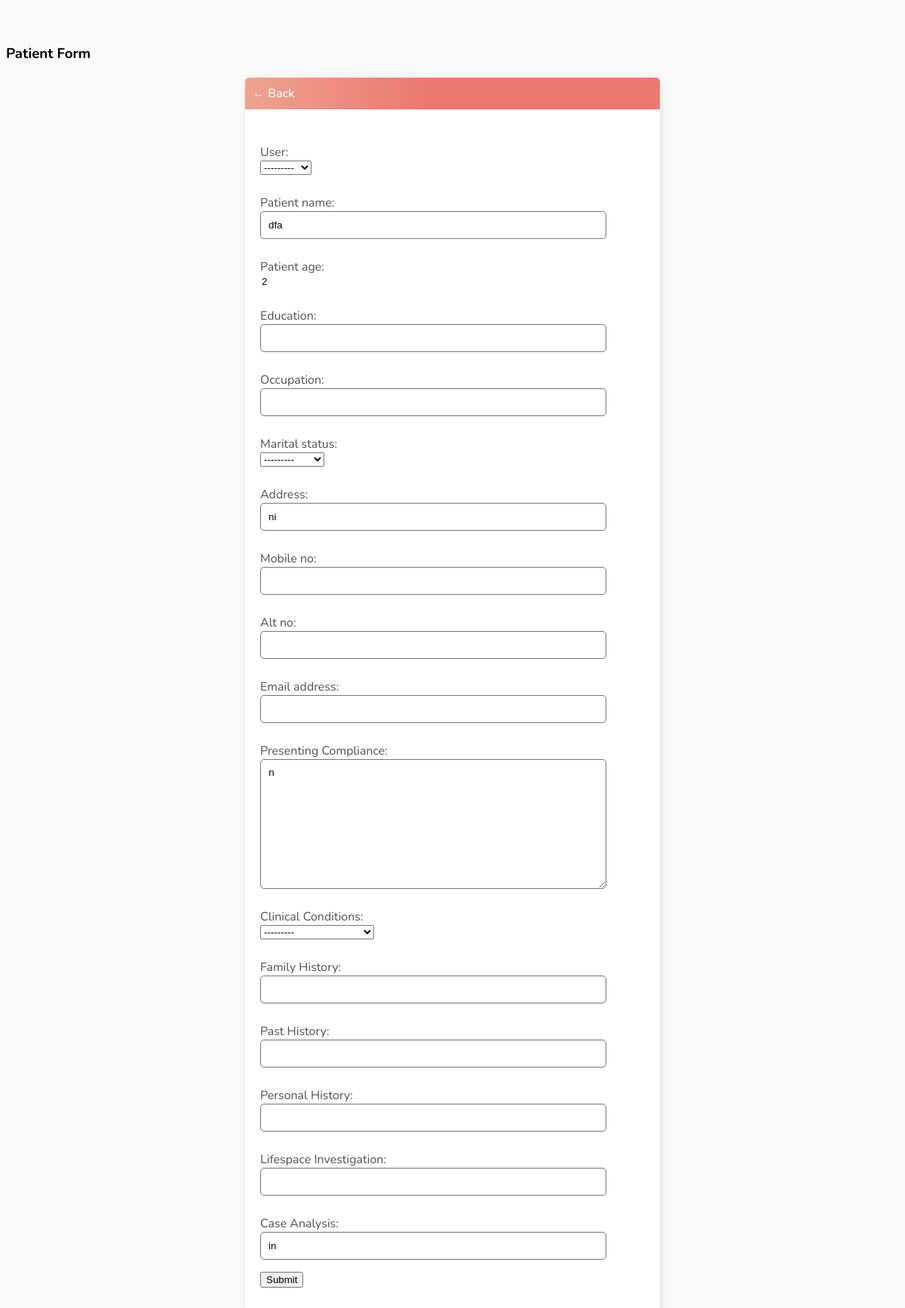
/edit-patient/5/ (signed in), run on the app's committed database.
### projects/models.py (models this page shows, shortened)
class Patient(models.Model) :
    User = models.ForeignKey(User,on_delete=models.CASCADE,null=True,blank=True)
    patient_name = models.CharField(max_length=200,null=True,blank=True)
    patient_age = models.IntegerField(null=True,blank= True)
    Education = models.CharField(max_length=100,null=True,blank=True)
    Occupation =models.CharField(max_length=100,null=True,blank=True)
    mr_choice=(
       ( 'Married' ,'Married'),
       ( 'Unmarried' ,'Unmarried'),
       ( 'Not willing to disclose' ,'Not willing'),
    )
    Marital_status= models.CharField(max_length=100,blank=True,null=True,choices=mr_choice)
    Address =models.CharField(max_length=200,null=True,blank=True)
    Mobile_no = models.CharField(max_length=200,null=True,blank=True)
    alt_no =models.CharField(max_length=200,null=True,blank=True)
    Email_address = models.CharField(max_length=200,null=True,blank=True)
    Presenting_Compliance = models.TextField(null=True,blank=True)
    clinical_conditions=(
       ( 'DM' ,'DM'),
       ( 'HTN' ,'HTN'),
       ( 'HIPOTHYROIDISM','HIPOTHYROIDISM'),
        ( 'HYPERLIPIDIMIA','HYPERLIPIDIMIA'),
        ( 'HEARTCONDITIONS','HEARTCONDITIONS'),
    )
    Clinical_Conditions =models.CharField(max_length=100,blank=True,null=True,choices=clinical_conditions)
    Family_History = models.CharField(max_length=200,null=True,blank=True)
    Past_History = models.CharField(max_length=200,null=True,blank=True)
    Personal_History =models.CharField(max_length=200,null=True,blank=True)
    Lifespace_Investigation =models.CharField(max_length=200,null=True,blank=True)
    Case_Analysis =models.CharField(max_length=200,null=True,blank=True)
    create =models.DateTimeField(auto_now_add=True)
    class Meta :
        ordering = ['patient_name']

### projects/views.py (the view)
# urls.py: path('edit-patient/<str:pk>/',PatientUpdate.as_view(),name='edit-patient'),
class PatientUpdate(LoginRequiredMixin,UpdateView) :
    model = Patient
    fields = '__all__'
    template_name ='projects/patient_form.html'
    success_url = reverse_lazy('patientsList')

### projects/templates/projects/patient_form.html (shortened to what this page needs)
<h3>Patient Form</h3>
{% extends 'projects/main.html' %}
{% block content %}
<div class="header-bar">
    <a href="{% url 'patientsList' %}">&#8592; Back</a>
</div>
<div class="card-body">
    <form method="POST" action="">
        {{form.as_p}}
        <button type=submit>Submit</button>
    </form>
</div>
{% endblock content %}

### projects/templates/projects/main.html (style rules this page uses)
body { background-color: #FAFAFA; font-family: 'Nunito', sans-serif; padding-top: 50px; }
h1, h2, h3, h4, h5, h6, { font-family: 'Raleway', sans-serif; }
a, p { color: #4b5156 }
a { font-weight: 600; }
input { outline: none; border: none; }
.header-bar { display: flex; justify-content: space-between; color: #fff; padding: 10px; border-radius: 5px 5px 0 0; background: linear-gradient(90deg, #EEA390 0%, #EB796F 43%, #EB796F 100%); }
.header-bar a { color: rgb(247, 247, 247); text-decoration: none; }
input[type=text], input[type=password], textarea { border: 1px solid #757575; border-radius: 5px; padding: 10px; width: 90%; }
label { padding-top: 10px !important; display: block; }
::placeholder { font-weight: 300; opacity: 0.5; }
.card-body { padding: 20px; }

### data on the page
Patient: User "---------", patient_name "dfa", patient_age "2", Marital_status "---------", Address "ni", Presenting_Compliance "n", Clinical_Conditions "---------", Case_Analysis "in"
